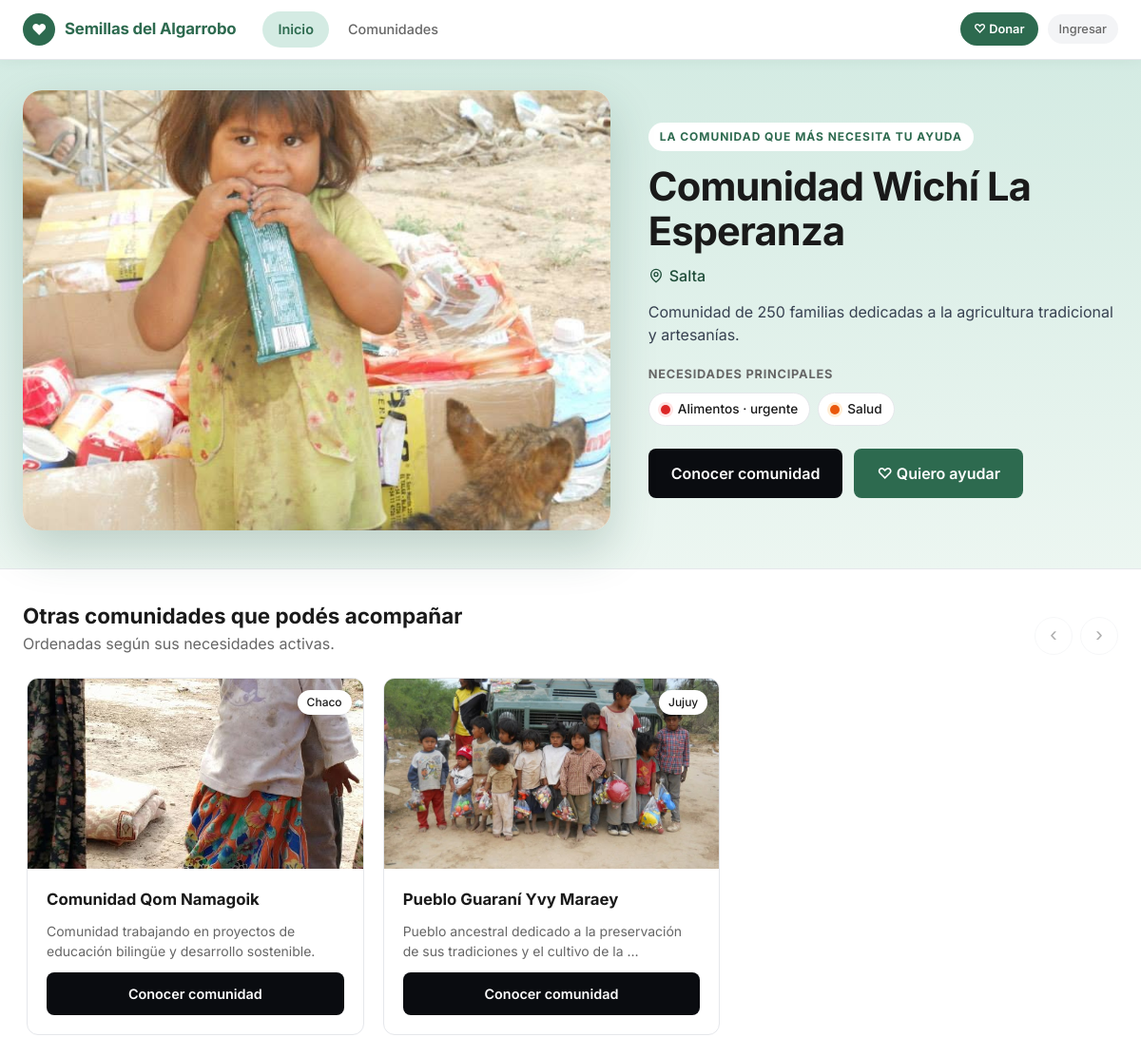
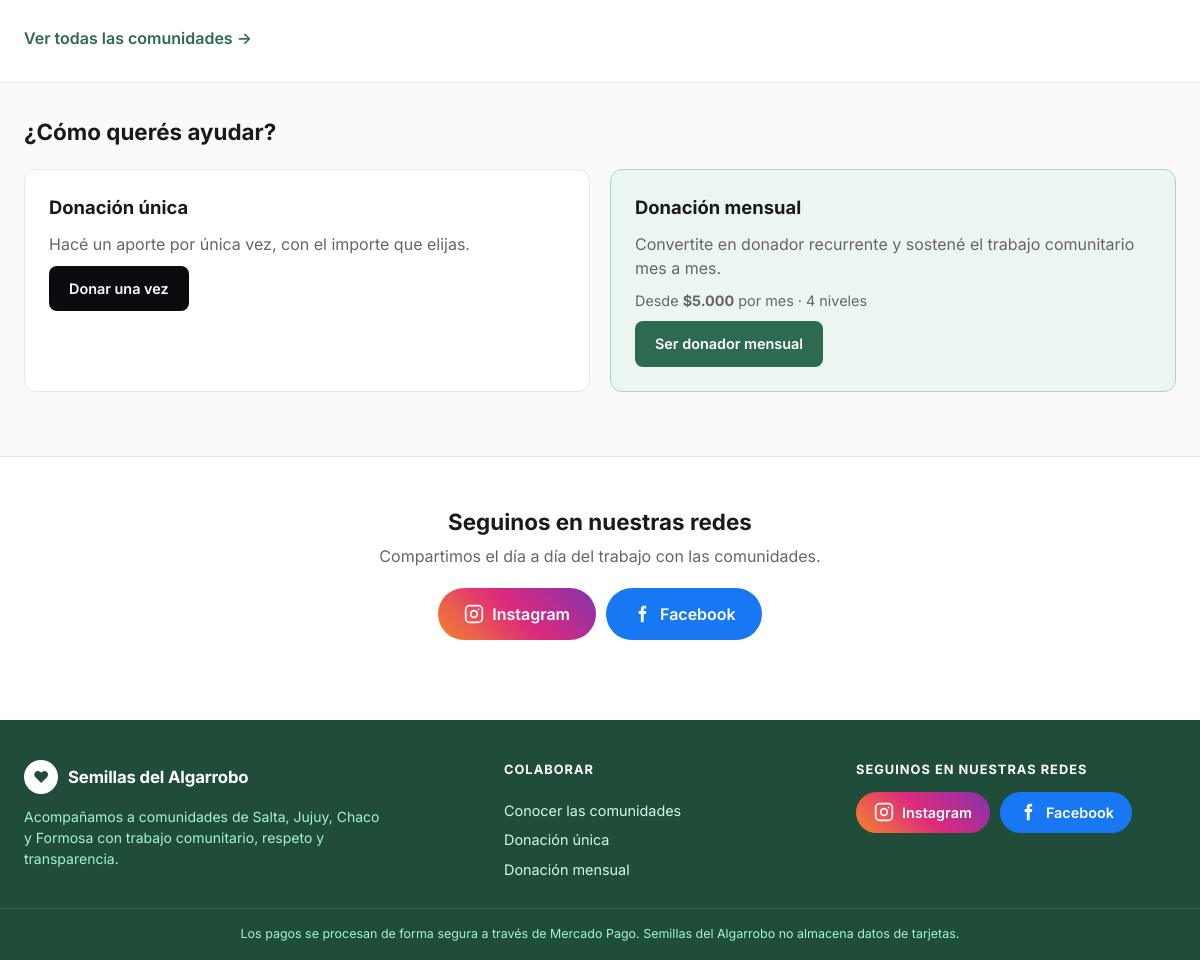
The page / on the database its author committed (2 pictures, top to bottom).
### communities/models.py (models this page shows, shortened)
class Community(models.Model):
    class Province(models.TextChoices):
        SALTA = 'Salta', 'Salta'
        JUJUY = 'Jujuy', 'Jujuy'
        CHACO = 'Chaco', 'Chaco'
        FORMOSA = 'Formosa', 'Formosa'
    owner = models.OneToOneField(
        settings.AUTH_USER_MODEL,
        on_delete=models.CASCADE,
        related_name='community_profile',
        verbose_name='usuario responsable',
        null=True,
        blank=True,
    )
    name = models.CharField('nombre', max_length=200)
    description = models.TextField('descripción')
    province = models.CharField('provincia', max_length=50, choices=Province.choices)
    population = models.PositiveIntegerField('población')
    location = models.CharField(
        'ubicación general', max_length=200, blank=True,
        help_text='Ej: "Paraje El Algarrobo, departamento San Martín". Sin direcciones exactas.',
    )
    email = models.EmailField('email de contacto')
    image = models.ImageField(
        'imagen (anterior)', upload_to='communities/', blank=True, null=True,
        help_text='Campo anterior. Para nuevas fotos usá la galería de abajo.',
    )
    image_url = models.CharField(
        'URL de imagen', max_length=500, blank=True,
        help_text='Opcional. Se usa solo si la comunidad no tiene fotos en la galería.',
    )
    is_featured = models.BooleanField(
        'destacar en el inicio', default=False,
        help_text='Si está marcada, se muestra como comunidad destacada antes que el cálculo automático de prioridad.',
    )
    is_active = models.BooleanField('activa', default=True)
    created_at = models.DateTimeField(auto_now_add=True)
    class Meta:
        verbose_name = 'comunidad'
        verbose_name_plural = 'comunidades'
        ordering = ['name']
    @property
    def gallery(self):
        images = list(self.images.all())
        images.sort(key=lambda img: (not img.is_main, img.order, img.pk))
        return images
    @property
    def main_image(self):
        gallery = self.gallery
        return gallery[0] if gallery else None
    def get_image(self):
        main = self.main_image
        if main:
            return main.image.url
        if self.image:
            return self.image.url
        if self.image_url:
            return self.image_url
        return '/static/img/comunidad-default.svg'
    @property
    def location_label(self):
        return f'{self.location}, {self.province}' if self.location else self.province

class CommunityImage(models.Model):
    community = models.ForeignKey(
        Community, on_delete=models.CASCADE, related_name='images', verbose_name='comunidad',
    )
    image = models.ImageField('imagen', upload_to=community_image_path)
    caption = models.CharField(
        'descripción breve', max_length=200, blank=True,
        help_text='Texto alternativo para accesibilidad y epígrafe de la foto.',
    )
    order = models.PositiveSmallIntegerField('orden', default=0)
    is_main = models.BooleanField('principal', default=False)
    created_at = models.DateTimeField(auto_now_add=True)
    class Meta:
        verbose_name = 'foto de la comunidad'
        verbose_name_plural = 'fotos de la comunidad'
        ordering = ['-is_main', 'order', 'pk']
    @property
    def alt_text(self):
        return self.caption or f'Foto de {self.community.name}'

class Need(models.Model):
    class Category(models.TextChoices):
        ALIMENTOS = 'Alimentos', 'Alimentos'
        AGUA = 'Agua', 'Agua'
        SALUD = 'Salud', 'Salud'
        ROPA = 'Ropa', 'Ropa'
        EDUCACION = 'Educación', 'Educación'
        VIVIENDA = 'Vivienda', 'Vivienda'
        OTRO = 'Otro', 'Otro'
    class Status(models.TextChoices):
        ACTIVE = 'activa', 'Activa'
        COMPLETED = 'completada', 'Completada'
        CANCELLED = 'cancelada', 'Cancelada'
    community = models.ForeignKey(
        Community,
        on_delete=models.CASCADE,
        related_name='needs',
        verbose_name='comunidad',
    )
    title = models.CharField('título', max_length=200)
    description = models.TextField('descripción')
    category = models.CharField('categoría', max_length=50, choices=Category.choices)
    target_amount = models.DecimalField('monto objetivo', max_digits=12, decimal_places=2)
    is_urgent = models.BooleanField('urgente', default=False)
    status = models.CharField(
        'estado',
        max_length=20,
        choices=Status.choices,
        default=Status.ACTIVE,
    )
    created_at = models.DateTimeField(auto_now_add=True)
    updated_at = models.DateTimeField(auto_now=True)
    class Meta:
        verbose_name = 'necesidad'
        verbose_name_plural = 'necesidades'
        ordering = ['-is_urgent', '-created_at']
    @property
    def raised_amount(self):
        total = self.donations.aggregate(total=Sum('amount'))['total']
        return total or Decimal('0')
    @property
    def public_status(self):
        if self.status == self.Status.COMPLETED:
            return 'covered', 'Necesidad cubierta'
        if self.status == self.Status.CANCELLED:
            return 'closed', 'Sin vigencia'
        if self.is_urgent:
            return 'urgent', 'Necesidad urgente'
        return 'active', 'Necesidad activa'

### donations/models.py (models this page shows, shortened)
class DonorTier(models.Model):
    name = models.CharField('nombre', max_length=80)
    slug = models.SlugField('identificador', max_length=80, unique=True)
    amount = models.DecimalField('importe mensual (ARS)', max_digits=12, decimal_places=2)
    frequency_months = models.PositiveSmallIntegerField(
        'frecuencia (meses)', default=1,
        help_text='Cada cuántos meses se realiza el cobro. 1 = mensual.',
    )
    description = models.TextField('descripción')
    purpose = models.CharField(
        'finalidad simbólica', max_length=255, blank=True,
        help_text='Frase breve sobre a qué contribuye este aporte. No prometer beneficios no definidos.',
    )
    order = models.PositiveSmallIntegerField('orden', default=0)
    is_highlighted = models.BooleanField('destacado', default=False)
    is_active = models.BooleanField('activo', default=True)
    class Meta:
        verbose_name = 'nivel de donador'
        verbose_name_plural = 'niveles de donador'
        ordering = ['order', 'amount']

### communities/views.py (the view)
# urls.py: path('', home, name='home'),
def home(request):
    from donations.models import DonorTier
    featured, others = featured_and_others()
    return render(request, 'home.html', {
        'featured': featured,
        'others': others,
        'tiers': DonorTier.objects.filter(is_active=True),
    })

### templates/home.html (shortened to what this page needs)
{% extends 'includes/navbar.html' %}
{% load humanize %}
{% block content %}
<main>
    {% if featured %}
    <section class="featured-hero" aria-labelledby="featured-title">
        <div class="featured-inner">
            <div class="featured-media">
                <img src="{{ featured.get_image }}" alt="{% if featured.main_image %}{{ featured.main_image.alt_text }}{% else %}Foto de {{ featured.name }}{% endif %}"
                     class="featured-image" fetchpriority="high">
            </div>
            <div class="featured-body">
                <p class="eyebrow">
                    {% if featured.priority_score > 0 %}La comunidad que más necesita tu ayuda{% else %}Comunidad destacada{% endif %}
                </p>
                <h1 id="featured-title">{{ featured.name }}</h1>
                <p class="featured-location">
                    <svg width="16" height="16" viewBox="0 0 24 24" fill="none" stroke="currentColor" stroke-width="2" aria-hidden="true"><path d="M20 10c0 6-8 12-8 12s-8-6-8-12a8 8 0 0 1 16 0Z"/><circle cx="12" cy="10" r="3"/></svg>
                    {{ featured.location_label }}
                </p>
                <p class="featured-desc">{{ featured.description|truncatewords:40 }}</p>
                {% if featured.top_needs %}
                <h2 class="featured-subtitle">Necesidades principales</h2>
                <ul class="need-chips">
                    {% for need in featured.top_categories|slice:":6" %}
                    {% with st=need.public_status %}
                    <li class="need-chip need-chip-{{ st.0 }}">
                        <span class="status-dot status-{{ st.0 }}" aria-hidden="true"></span>
                        {{ need.category }}{% if need.is_urgent %} · urgente{% endif %}
                    </li>
                    {% endwith %}
                    {% endfor %}
                </ul>
                {% endif %}
                <div class="featured-actions">
                    <a href="{% url 'communities:detail' featured.pk %}" class="btn btn-primary btn-lg">Conocer comunidad</a>
                    <a href="{% url 'donations:start' %}?comunidad={{ featured.pk }}" class="btn btn-brand btn-lg">♡ Quiero ayudar</a>
                </div>
            </div>
        </div>
    </section>
    {% endif %}
    {% if others %}
    <section class="page-content home-section" aria-labelledby="others-title">
        <div class="section-head">
            <div>
                <h2 id="others-title">Otras comunidades que podés acompañar</h2>
                <p class="page-subtitle">Ordenadas según sus necesidades activas.</p>
            </div>
            <div class="carousel-controls" data-carousel-controls="communities-carousel">
                <button type="button" class="carousel-btn" data-dir="-1" aria-label="Comunidades anteriores">‹</button>
                <button type="button" class="carousel-btn" data-dir="1" aria-label="Comunidades siguientes">›</button>
            </div>
        </div>
        <div class="carousel" id="communities-carousel" tabindex="0" aria-label="Carrusel de comunidades">
            {% for community in others %}
            <article class="community-card carousel-item">
                <div class="card-image-wrap">
                    <img src="{{ community.get_image }}" alt="Foto de {{ community.name }}" class="card-image" loading="lazy">
                    <span class="location-badge">{{ community.province }}</span>
                </div>
                <div class="card-body">
                    <h3>{{ community.name }}</h3>
                    {% if community.top_needs %}
                    <ul class="need-chips need-chips-sm">
                        {% for need in community.top_categories|slice:":3" %}
                        {% with st=need.public_status %}
                        <li class="need-chip need-chip-{{ st.0 }}"><span class="status-dot status-{{ st.0 }}" aria-hidden="true"></span>{{ need.category }}</li>
                        {% endwith %}
                        {% endfor %}
                    </ul>
                    {% else %}
                    <p class="card-desc">{{ community.description|truncatewords:14 }}</p>
                    {% endif %}
                    <a href="{% url 'communities:detail' community.pk %}" class="btn btn-primary btn-full">Conocer comunidad</a>
                </div>
            </article>
            {% endfor %}
        </div>
        <p class="section-more"><a href="{% url 'communities:list' %}">Ver todas las comunidades →</a></p>
    </section>
    {% endif %}
    <section class="help-options" aria-labelledby="help-title">
        <div class="page-content">
            <h2 id="help-title">¿Cómo querés ayudar?</h2>
            <div class="help-grid">
                <article class="help-card">
                    <h3>Donación única</h3>
                    <p>Hacé un aporte por única vez, con el importe que elijas.</p>
                    <a href="{% url 'donations:one_time' %}" class="btn btn-primary">Donar una vez</a>
                </article>
                <article class="help-card help-card-accent">
                    <h3>Donación mensual</h3>
                    <p>Convertite en donador recurrente y sostené el trabajo comunitario mes a mes.</p>
                    {% if tiers %}
                    <p class="help-tiers">Desde <strong>${{ tiers.0.amount|floatformat:0|intcomma }}</strong> por mes · {{ tiers|length }} niveles</p>
                    {% endif %}
                    <a href="{% url 'donations:monthly' %}" class="btn btn-brand">Ser donador mensual</a>
                </article>
            </div>
        </div>
    </section>
    <section class="social-section page-content" aria-labelledby="social-title">
        <h2 id="social-title">Seguinos en nuestras redes</h2>
        <p class="page-subtitle">Compartimos el día a día del trabajo con las comunidades.</p>
        {% include 'includes/social_buttons.html' with variant='large' %}
    </section>
</main>
{% endblock %}

### rows shown on the page
Community: get_image (picture), name "Comunidad Wichí La Esperanza", location_label "Salta", description "Comunidad de 250 familias dedicadas a la agricultura tradicional y artesanías."
Need: category "Alimentos", is_urgent "· urgente"
Need: category "Salud"
Community: get_image (picture), province "Chaco", name "Comunidad Qom Namagoik", description "Comunidad trabajando en proyectos de educación bilingüe y desarrollo sostenible."
Community: get_image (picture), province "Jujuy", name "Pueblo Guaraní Yvy Maraey", description "Pueblo ancestral dedicado a la preservación de sus tradiciones y el cultivo de la …"
DonorTier: amount "5.000"

### other values the page prints
{{ SITE_NAME }} "Semillas del Algarrobo"
{{ tiers|length }} "4"
